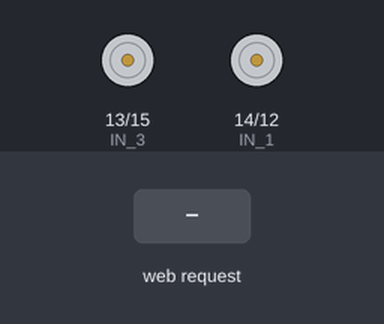
Simulated run of this sketch. Board: ESP8266 (NodeMCU). On the bench: motor-driver pin pairs drawn as motors (green arrow = first pin HIGH = forward, orange = second pin HIGH = backward, longer = more drive). The test bench sets the inputs (shaded band). What the sketch prints to the serial monitor is not drawn.

Above: at 1.2 s.
1.3 s: HTTP request GET /?State=F received
At 1.6 s:
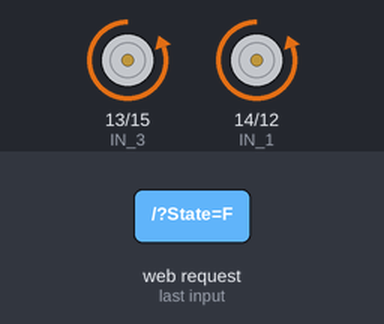
2.8 s: HTTP request GET /?State=B received
At 3.9 s:
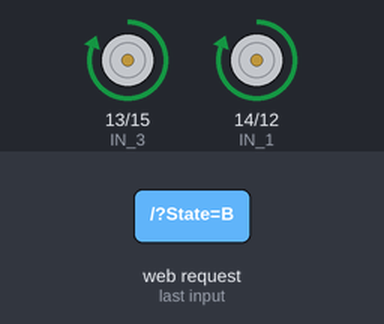
4.3 s: HTTP request GET /?State=L received
At 5.0 s:
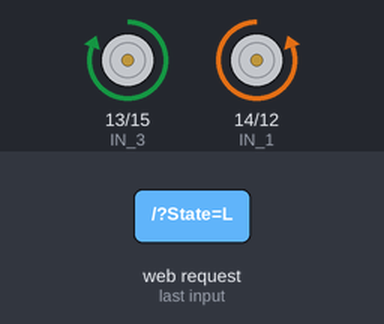
5.8 s: HTTP request GET /?State=R received
At 6.2 s:
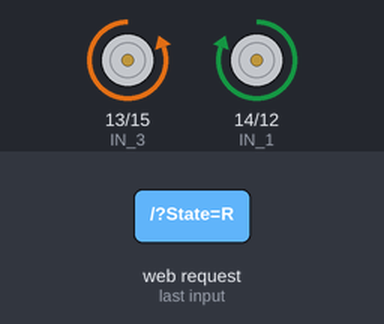
Timing chart, 0 to 8.3 s (numbered marks = the images above; inputs shaded):
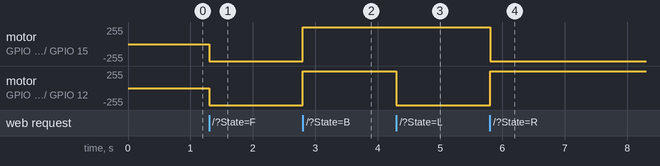

The sketch:

NodeMCU_car.ino
```cpp
//#define ENA   D5 //14          // Enable/speed motors Right        GPIO14(D5)
//#define ENB   D6 //12          // Enable/speed motors Left         GPIO12(D6)
#define IN_1  14//D8 //15          // L298N in1 motors Right           GPIO15(D8)
#define IN_2  12//D7 //13          // L298N in2 motors Right           GPIO13(D7)
#define IN_3  13//D6 //D4 //2           // L298N in3 motors Left            GPIO2(D4)
#define IN_4  15//D5 //D3 //0           // L298N in4 motors Left            GPIO0(D3)
//#define Hl 16
#include <ESP8266WiFi.h>
#include <WiFiClient.h>
#include <ESP8266WebServer.h>

String command="";             //String to store app command state.
//int speedCar = 255;         // 400 - 1023.
//int speed_Coeff = 3;

const char* ssid = "mars_rover";
const char* password = "mars1234";

ESP8266WebServer server(80);
//
//  Waiting for link 192.168.4.1/command
//
void HTTP_handleRoot() {

if( server.hasArg("State") ){
       Serial.println(server.arg("State"));
  }
  server.send ( 200, "text/html", "<h1>connected</h1>" );
  delay(1);
}

void setup() {

 //pinMode(ENA, OUTPUT);
 //pinMode(ENB, OUTPUT);
 pinMode(IN_1, OUTPUT);
 pinMode(IN_2, OUTPUT);
 pinMode(IN_3, OUTPUT);
 pinMode(IN_4, OUTPUT);
 //pinMode(Hl,OUTPUT);
  Serial.begin(115200);

// Connecting WiFi

  WiFi.mode(WIFI_AP);
  WiFi.softAP(ssid,password);

  IPAddress myIP = WiFi.softAPIP();
  Serial.println("AP IP address: ");
  Serial.println(myIP);

 // Starting WEB-server
     server.on ( "/", HTTP_handleRoot );
     server.on(command,fun);
     server.onNotFound ( HTTP_handleRoot );
     server.begin();
}


void loop() {
    server.handleClient();

     command = server.arg("State");
      Serial.println(command);
      if (command == "F") goAhead();
      else if (command == "B") goBack();
      else if (command == "L") goLeft();
      else if (command == "R") goRight();
      else if (command == "I") goAheadRight();
      else if (command == "G") goAheadLeft();
      else if (command == "J") goBackRight();
      else if (command == "H") goBackLeft();
      else if (command == "S") stopRobot();
      /*else if (command == "0") speedCar = 400;
      else if (command == "1") speedCar = 470;
      else if (command == "2") speedCar = 540;
      else if (command == "3") speedCar = 610;
      else if (command == "4") speedCar = 680;
      else if (command == "5") speedCar = 750;
      else if (command == "6") speedCar = 820;
      else if (command == "7") speedCar = 890;
      else if (command == "8") speedCar = 960;
      else if (command == "9") speedCar = 1023;
      else if (command == "S") stopRobot();
      else if (command == "A") lights_on();
      else if (command == "Z") lights_off();*/
}

void fun()
{
   //server.handleClient();
  Serial.println("");
  command = server.arg("State::::");
      Serial.println(command);
  if (command == "F") goAhead();
      else if (command == "B") goBack();
      else if (command == "L") goLeft();
      else if (command == "R") goRight();
      else if (command == "I") goAheadRight();
      else if (command == "G") goAheadLeft();
      else if (command == "J") goBackRight();
      else if (command == "H") goBackLeft();
      else if (command == "S") stopRobot();
}
/*void HTTP_handleRoot() {

if( server.hasArg("State") ){
       Serial.println(server.arg("State"));
  }
  server.send ( 200, "text/html", "<h1>connected</h1>" );
  delay(1);
}*/

void goAhead(){
      Serial.println("Forward:");
      //analogWrite(ENA, speedCar);
      //analogWrite(ENB, speedCar);
      digitalWrite(IN_1, LOW);
      digitalWrite(IN_2, HIGH);
      digitalWrite(IN_3, LOW);
      digitalWrite(IN_4, HIGH);

  }

void goBack(){
      //analogWrite(ENA, speedCar);
      //analogWrite(ENB, speedCar);
      digitalWrite(IN_1, HIGH);
      digitalWrite(IN_2, LOW);
      digitalWrite(IN_3, HIGH);
      digitalWrite(IN_4, LOW);

  }

void goRight(){
      //analogWrite(ENA, speedCar);
      //analogWrite(ENB, speedCar);
      digitalWrite(IN_1, HIGH);
      digitalWrite(IN_2, LOW);
      digitalWrite(IN_3, LOW);
      digitalWrite(IN_4, HIGH);

  }

void goLeft(){
      //analogWrite(ENA, speedCar);
      //analogWrite(ENB, speedCar);
      digitalWrite(IN_1, LOW);
      digitalWrite(IN_2, HIGH);
      digitalWrite(IN_3, HIGH);
      digitalWrite(IN_4, LOW);

  }

void goAheadRight(){
      //analogWrite(ENA, speedCar);
      //analogWrite(ENB, speedCar);
      digitalWrite(IN_1, LOW);
      digitalWrite(IN_2, HIGH);
      digitalWrite(IN_3, LOW);
      digitalWrite(IN_4, HIGH);

   }

void goAheadLeft(){
      // analogWrite(ENA, speedCar);
      //analogWrite(ENB, speedCar);
      digitalWrite(IN_1, LOW);
      digitalWrite(IN_2, HIGH);
      digitalWrite(IN_3, LOW);
      digitalWrite(IN_4, HIGH);

  }

void goBackRight(){
      //analogWrite(ENA, speedCar);
      //analogWrite(ENB, speedCar);
      digitalWrite(IN_1, HIGH);
      digitalWrite(IN_2, LOW);
      digitalWrite(IN_3, HIGH);
      digitalWrite(IN_4, LOW);

  }

void goBackLeft(){
      //analogWrite(ENA, speedCar);
     // analogWrite(ENB, speedCar);
      digitalWrite(IN_1, HIGH);
      digitalWrite(IN_2, LOW);
      digitalWrite(IN_3, HIGH);
      digitalWrite(IN_4, LOW);

  }

void stopRobot(){
      //analogWrite(ENA, speedCar);
      //analogWrite(ENB, speedCar);
      digitalWrite(IN_1, LOW);
      digitalWrite(IN_2, LOW);
      digitalWrite(IN_3, LOW);
      digitalWrite(IN_4, LOW);

 }
```

Measured:
- after the input at 1.3 s, motor on GPIO 13 (IN_3) / GPIO 15 (IN_4), motor on GPIO 14 (IN_1) / GPIO 12 (IN_2): stopped → backward 255/255 at once
- after the input at 2.8 s, motor on GPIO 13 (IN_3) / GPIO 15 (IN_4), motor on GPIO 14 (IN_1) / GPIO 12 (IN_2): backward 255/255 → forward 255/255 at once
- after the input at 4.3 s, motor on GPIO 14 (IN_1) / GPIO 12 (IN_2): forward 255/255 → backward 255/255 at once
- after the input at 5.8 s, motor on GPIO 13 (IN_3) / GPIO 15 (IN_4): forward 255/255 → backward 255/255 at once; motor on GPIO 14 (IN_1) / GPIO 12 (IN_2): backward 255/255 → forward 255/255 at once
